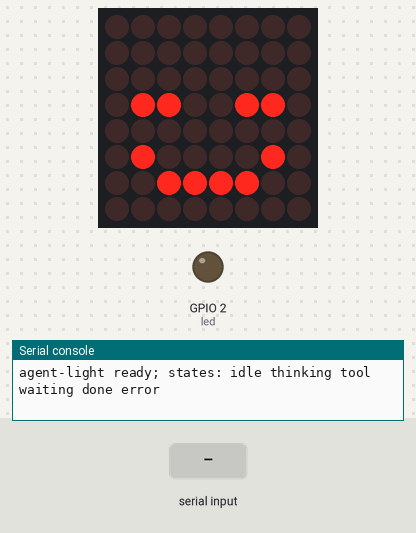
A program run on a simulated ESP32 board running MicroPython. On the bench: 8×8 LED matrix, output pins drawn as LEDs (lit = HIGH), the last lines printed to the serial console. The test bench sets the inputs (shaded band). Library files of the repository ran but are not shown: max7219.py; pins used as bus, display or sensor lines are not drawn.

Above: at 3.1 s.
3.2 s: "1" typed at the serial console, then Enter
At 5.23 s:
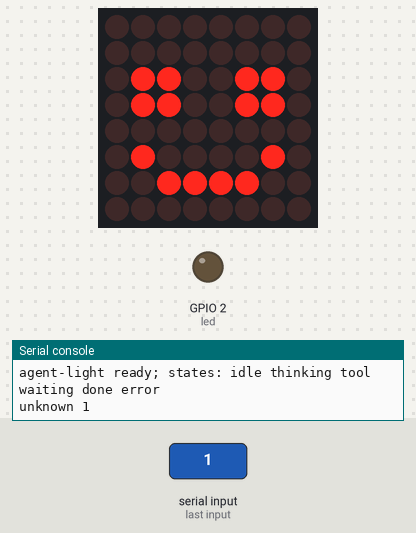
Timing chart, 0 to 12.2 s (numbered marks = the images above; inputs shaded):
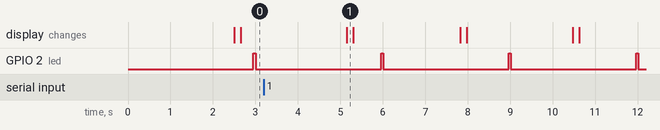

Measured:
- by itself, GPIO 2 (led): alternates HIGH for 0.05 s and LOW for 3.0 s

The program:

main.py
```python
# Agent 状态灯 v0：从串口（USB）读一行状态名，显示对应图标。
# 电脑端发送：idle / thinking / tool / waiting / done / error
import sys, time, select
from machine import Pin
from max7219 import Matrix

led = Pin(2, Pin.OUT)
m = Matrix()

# 每个状态 = 若干帧（每帧 8 字节）+ 帧间隔(ms) + 板载 LED 闪法(亮ms, 灭ms)
B = lambda *r: bytes(r)
STATES = {
    "idle":     ([B(0x00, 0x00, 0x66, 0x66, 0x00, 0x42, 0x3C, 0x00),   # 笑脸
                  B(0x00, 0x00, 0x00, 0x66, 0x00, 0x42, 0x3C, 0x00)],  # 眨眼
                 [2500, 150], (50, 2950)),
    "thinking": ([B(0x00, 0x00, 0x00, 0x00, 0x00, 0x00, 0xC0, 0xC0),
                  B(0x00, 0x00, 0x00, 0x00, 0x00, 0x00, 0xD8, 0xD8),
                  B(0x00, 0x00, 0x00, 0x00, 0x00, 0x00, 0xDB, 0xDB),
                  B(0x00, 0x00, 0x00, 0x00, 0x00, 0x00, 0x00, 0x00)],  # 三个点依次出现
                 [250], (100, 300)),
    "tool":     ([B(0x18, 0x7E, 0x66, 0xC3, 0xC3, 0x66, 0x7E, 0x18),   # 齿轮两帧
                  B(0x99, 0x7E, 0x42, 0x42, 0x42, 0x42, 0x7E, 0x99)],
                 [200], (60, 60)),
    "waiting":  ([B(0x3C, 0x66, 0x06, 0x0C, 0x18, 0x18, 0x00, 0x18),   # 问号，闪烁求关注
                  B(0x00) * 8],
                 [500], (500, 500)),
    "done":     ([B(0x00, 0x01, 0x03, 0x06, 0x8C, 0xD8, 0x70, 0x20)],  # 对勾
                 [1000], (1000, 0)),
    "error":    ([B(0xC3, 0x66, 0x3C, 0x18, 0x18, 0x3C, 0x66, 0xC3),   # 叉
                  B(0x00) * 8],
                 [300], (150, 150)),
}

state = "idle"
fi = 0
t_frame = t_led = time.ticks_ms()
led_on = False
poll = select.poll()
poll.register(sys.stdin, select.POLLIN)
buf = ""
print("agent-light ready; states:", " ".join(STATES))

while True:
    # 1) 非阻塞读串口
    while poll.poll(0):
        ch = sys.stdin.read(1)
        if ch in "\r\n":
            cmd = buf.strip().lower(); buf = ""
            if cmd in STATES:
                state, fi = cmd, 0
                t_frame = 0
                print("ok", state)
            elif cmd:
                print("unknown", cmd)
        else:
            buf += ch
    frames, delays, (on_ms, off_ms) = STATES[state]
    now = time.ticks_ms()
    # 2) 点阵动画
    d = delays[fi % len(delays)]
    if t_frame == 0 or time.ticks_diff(now, t_frame) >= d:
        m.show(frames[fi % len(frames)])
        fi += 1
        t_frame = now
    # 3) 板载 LED 闪法（没接屏也能看出状态）
    if time.ticks_diff(now, t_led) >= (on_ms if led_on else off_ms):
        led_on = not led_on if off_ms else True
        led.value(led_on)
        t_led = now
    time.sleep_ms(10)
```
